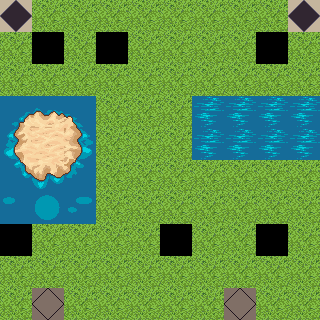

A 2D game scene composited from a Tiled map and its tileset images. What follows is a short description and the map's XML, with each tile layer's data collapsed to a summary:
An orthogonal 10x10 tile map with 32x32 px tiles, 1 tile layer (Calque de Tile 1), 2 tilesets.

<map version="1.0" orientation="orthogonal" renderorder="right-down" width="10" height="10" tilewidth="32" tileheight="32" nextobjectid="1">
 <tileset firstgid="1" name="terrain" tilewidth="32" tileheight="32" tilecount="1024">
  <image source="../../core/assets/sprite_TMX/terrain.png" width="1024" height="1024" />
  <tile id="187">
   <properties>
    <property name="unavailable" value="1" />
   </properties>
  </tile>
  <tile id="277">
   <properties>
    <property name="unavailable" value="1" />
   </properties>
  </tile>
  <tile id="278">
   <properties>
    <property name="unavailable" value="1" />
   </properties>
  </tile>
  <tile id="279">
   <properties>
    <property name="unavailable" value="1" />
   </properties>
  </tile>
  <tile id="298">
   <properties>
    <property name="mirror" value="1" />
    <property name="splitter" value="1" />
   </properties>
  </tile>
  <tile id="309">
   <properties>
    <property name="unavailable" value="1" />
   </properties>
  </tile>
  <tile id="311">
   <properties>
    <property name="unavailable" value="1" />
   </properties>
  </tile>
  <tile id="373">
   <properties>
    <property name="unavailable" value="1" />
   </properties>
  </tile>
  <tile id="374">
   <properties>
    <property name="unavailable" value="1" />
   </properties>
  </tile>
  <tile id="375">
   <properties>
    <property name="unavailable" value="1" />
   </properties>
  </tile>
  <tile id="620">
   <properties>
    <property name="source" value="1" />
   </properties>
  </tile>
  <tile id="621">
   <properties>
    <property name="target" value="1" />
   </properties>
  </tile>
 </tileset>
 <tileset firstgid="1025" name="blocker" tilewidth="32" tileheight="32" tilecount="1">
  <image source="../../core/assets/sprite_standard/blocker.png" width="32" height="32" />
 </tileset>
 <layer name="Calque de Tile 1" width="10" height="10">
  <data>[100 cells, 100 non-empty, 17 distinct tile ids]</data>
 </layer>
</map>
